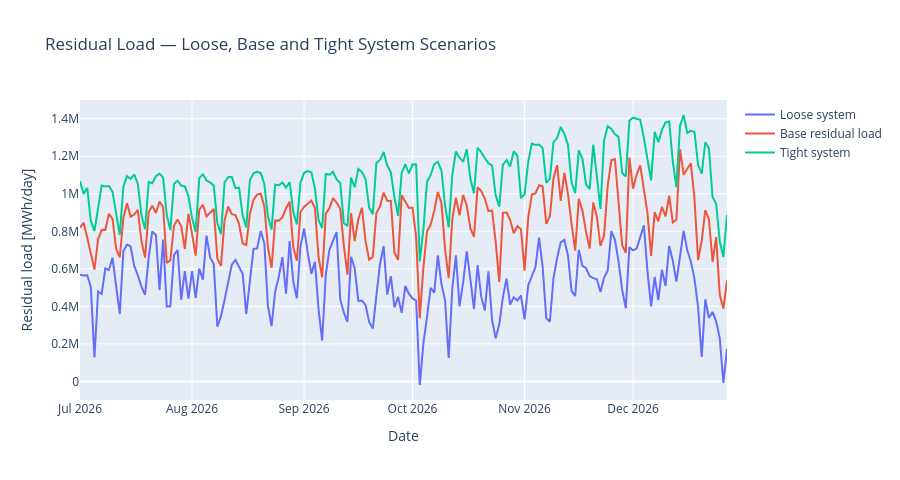

The cell this chart's notebook holds for it:
### Code cell
fig_res = go.Figure()

fig_res.add_trace(go.Scatter(
    x=dash["date"], y=dash["residual_loose"],
    mode="lines", name="Loose system"
))
fig_res.add_trace(go.Scatter(
    x=dash["date"], y=dash["residual_p50"],
    mode="lines", name="Base residual load"
))
fig_res.add_trace(go.Scatter(
    x=dash["date"], y=dash["residual_tight"],
    mode="lines", name="Tight system"
))

fig_res.update_layout(
    title="Residual Load — Loose, Base and Tight System Scenarios",
    xaxis_title="Date",
    yaxis_title="Residual load [MWh/day]",
    hovermode="x unified",
    height=480
)
fig_res.show()

### Figure 1 — Plotly figure (JSON) as saved in the notebook; plotly's stock layout.template omitted (floating-point values rounded to 4 significant figures; data arrays with more than 128 entries replaced by an {"elided": "..."} marker saying what was removed)
{"data": [{"mode": "lines", "name": "Loose system", "type": "scatter", "x": {"elided": "180 str values"}, "y": {"elided": "180 float values"}}, {"mode": "lines", "name": "Base residual load", "type": "scatter", "x": {"elided": "180 str values"}, "y": {"elided": "180 float values"}}, {"mode": "lines", "name": "Tight system", "type": "scatter", "x": {"elided": "180 str values"}, "y": {"elided": "180 float values"}}], "layout": {"height": 480, "hovermode": "x unified", "title": {"text": "Residual Load — Loose, Base and Tight System Scenarios"}, "xaxis": {"title": {"text": "Date"}}, "yaxis": {"title": {"text": "Residual load [MWh/day]"}}}}
